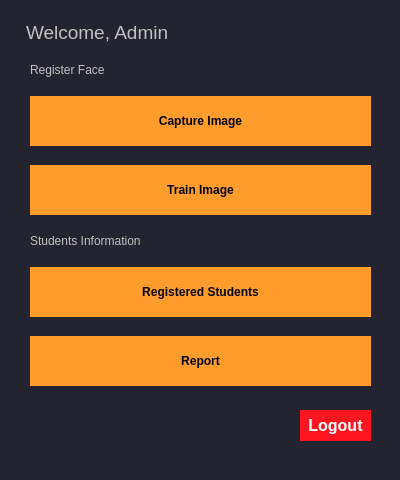
<?xml version="1.0" encoding="UTF-8"?>
<ui version="4.0">
 <class>MainWindow</class>
 <widget class="QMainWindow" name="MainWindow">
  <property name="geometry">
   <rect>
    <x>0</x>
    <y>0</y>
    <width>400</width>
    <height>480</height>
   </rect>
  </property>
  <property name="windowTitle">
   <string>MainWindow</string>
  </property>
  <property name="styleSheet">
   <string notr="true">/*Copyright (c) DevSec Studio. All rights reserved.

MIT License

Permission is hereby granted, free of charge, to any person obtaining a copy
of this software and associated documentation files (the &quot;Software&quot;), to deal
in the Software without restriction, including without limitation the rights
to use, copy, modify, merge, publish, distribute, sublicense, and/or sell
copies of the Software, and to permit persons to whom the Software is
furnished to do so, subject to the following conditions:

The above copyright notice and this permission notice shall be included in all
copies or substantial portions of the Software.

THE SOFTWARE IS PROVIDED *AS IS*, WITHOUT WARRANTY OF ANY KIND, EXPRESS OR
IMPLIED, INCLUDING BUT NOT LIMITED TO THE WARRANTIES OF MERCHANTABILITY,
FITNESS FOR A PARTICULAR PURPOSE AND NONINFRINGEMENT. IN NO EVENT SHALL THE
AUTHORS OR COPYRIGHT HOLDERS BE LIABLE FOR ANY CLAIM, DAMAGES OR OTHER
LIABILITY, WHETHER IN AN ACTION OF CONTRACT, TORT OR OTHERWISE, ARISING FROM,
OUT OF OR IN CONNECTION WITH THE SOFTWARE OR THE USE OR OTHER DEALINGS IN THE SOFTWARE.
*/

/*-----QWidget-----*/
QWidget
{
	background-color: #232430;
	color: #000000;
	border-color: #000000;

}


/*-----QLabel-----*/
QLabel
{
	background-color: #232430;
	color: #c1c1c1;
	border-color: #000000;

}


/*-----QPushButton-----*/
QPushButton
{
	background-color: #ff9c2b;
	color: #000000;
	font-weight: bold;
	border-style: solid;
	border-color: #000000;
	padding: 6px;

}


QPushButton::hover
{
	background-color: #ffaf5d;

}


QPushButton::pressed
{
	background-color: #dd872f;

}


/*-----QToolButton-----*/
QToolButton
{
	background-color: #ff9c2b;
	color: #000000;
	font-weight: bold;
	border-style: solid;
	border-color: #000000;
	padding: 6px;

}


QToolButton::hover
{
	background-color: #ffaf5d;

}


QToolButton::pressed
{
	background-color: #dd872f;

}


/*-----QLineEdit-----*/
QLineEdit
{
	background-color: #38394e;
	color: #c1c1c1;
	border-style: solid;
	border-width: 1px;
	border-color: #4a4c68;

}


/*-----QTableView-----*/
QTableView, 
QHeaderView, 
QTableView::item 
{
	background-color: #232430;
	color: #c1c1c1;
	border: none;

}


QTableView::item:selected 
{ 
    background-color: #41424e;
    color: #c1c1c1;

}


QHeaderView::section:horizontal 
{
    background-color: #232430;
	border: 1px solid #37384d;
	padding: 5px;

}


QTableView::indicator{
	background-color: #1d1d28;
	border: 1px solid #37384d;

}


QTableView::indicator:checked{
	image:url(&quot;./ressources/check.png&quot;); /*To replace*/
	background-color: #1d1d28;

}

/*-----QTabWidget-----*/
QTabWidget::pane 
{ 
    border: none;

}


QTabWidget::tab-bar 
{
    left: 5px; 

}


QTabBar::tab 
{
    color: #c1c1c1;
    min-width: 1px;
	padding-left: 25px;
	margin-left:-22px;
    height: 28px;
	border: none;

}


QTabBar::tab:selected 
{
    color: #c1c1c1;
	font-weight: bold;
    height: 28px;

}


QTabBar::tab:!first 
{
    margin-left: -20px;

}


QTabBar::tab:hover 
{
    color: #DDD;

}


/*-----QScrollBar-----*/
QScrollBar:horizontal 
{
    background-color: transparent;
    height: 8px;
    margin: 0px;
    padding: 0px;

}


QScrollBar::handle:horizontal 
{
    border: none;
	min-width: 100px;
    background-color: #56576c;

}


QScrollBar::add-line:horizontal, 
QScrollBar::sub-line:horizontal,
QScrollBar::add-page:horizontal, 
QScrollBar::sub-page:horizontal 
{
    width: 0px;
    background-color: transparent;

}


QScrollBar:vertical 
{
    background-color: transparent;
    width: 8px;
    margin: 0;

}


QScrollBar::handle:vertical 
{
    border: none;
	min-height: 100px;
    background-color: #56576c;

}


QScrollBar::add-line:vertical, 
QScrollBar::sub-line:vertical,
QScrollBar::add-page:vertical, 
QScrollBar::sub-page:vertical 
{
    height: 0px;
    background-color: transparent;

}
</string>
  </property>
  <widget class="QWidget" name="centralwidget">
   <widget class="QPushButton" name="log_out">
    <property name="geometry">
     <rect>
      <x>300</x>
      <y>410</y>
      <width>71</width>
      <height>31</height>
     </rect>
    </property>
    <property name="font">
     <font>
      <pointsize>12</pointsize>
      <weight>75</weight>
      <bold>true</bold>
     </font>
    </property>
    <property name="styleSheet">
     <string notr="true">background-color:rgb(255, 21, 32);
color: rgb(255, 255, 255);</string>
    </property>
    <property name="text">
     <string>Logout</string>
    </property>
   </widget>
   <widget class="QWidget" name="gridLayoutWidget">
    <property name="geometry">
     <rect>
      <x>30</x>
      <y>50</y>
      <width>341</width>
      <height>351</height>
     </rect>
    </property>
    <layout class="QGridLayout" name="gridLayout">
     <item row="2" column="0">
      <widget class="QPushButton" name="capture_image_button">
       <property name="minimumSize">
        <size>
         <width>250</width>
         <height>50</height>
        </size>
       </property>
       <property name="styleSheet">
        <string notr="true"/>
       </property>
       <property name="text">
        <string>Capture Image</string>
       </property>
      </widget>
     </item>
     <item row="5" column="0">
      <widget class="QPushButton" name="registered_student_button">
       <property name="minimumSize">
        <size>
         <width>250</width>
         <height>50</height>
        </size>
       </property>
       <property name="text">
        <string>Registered Students</string>
       </property>
      </widget>
     </item>
     <item row="1" column="0">
      <widget class="QLabel" name="label_2">
       <property name="sizePolicy">
        <sizepolicy hsizetype="Preferred" vsizetype="Fixed">
         <horstretch>0</horstretch>
         <verstretch>0</verstretch>
        </sizepolicy>
       </property>
       <property name="text">
        <string>Register Face</string>
       </property>
      </widget>
     </item>
     <item row="3" column="0">
      <widget class="QPushButton" name="train_image_button">
       <property name="minimumSize">
        <size>
         <width>250</width>
         <height>50</height>
        </size>
       </property>
       <property name="text">
        <string>Train Image</string>
       </property>
      </widget>
     </item>
     <item row="6" column="0">
      <widget class="QPushButton" name="report_button">
       <property name="minimumSize">
        <size>
         <width>250</width>
         <height>50</height>
        </size>
       </property>
       <property name="styleSheet">
        <string notr="true"/>
       </property>
       <property name="text">
        <string>Report</string>
       </property>
      </widget>
     </item>
     <item row="4" column="0">
      <widget class="QLabel" name="label_3">
       <property name="sizePolicy">
        <sizepolicy hsizetype="Minimum" vsizetype="Fixed">
         <horstretch>0</horstretch>
         <verstretch>0</verstretch>
        </sizepolicy>
       </property>
       <property name="minimumSize">
        <size>
         <width>0</width>
         <height>10</height>
        </size>
       </property>
       <property name="text">
        <string>Students Information</string>
       </property>
      </widget>
     </item>
    </layout>
   </widget>
   <widget class="QLabel" name="label">
    <property name="geometry">
     <rect>
      <x>26</x>
      <y>12</y>
      <width>271</width>
      <height>41</height>
     </rect>
    </property>
    <property name="sizePolicy">
     <sizepolicy hsizetype="Fixed" vsizetype="Fixed">
      <horstretch>0</horstretch>
      <verstretch>0</verstretch>
     </sizepolicy>
    </property>
    <property name="font">
     <font>
      <pointsize>14</pointsize>
     </font>
    </property>
    <property name="text">
     <string>Welcome, Admin</string>
    </property>
   </widget>
   <zorder>gridLayoutWidget</zorder>
   <zorder>gridLayoutWidget_2</zorder>
   <zorder>gridLayoutWidget</zorder>
   <zorder>log_out</zorder>
   <zorder>label</zorder>
  </widget>
  <widget class="QMenuBar" name="menubar">
   <property name="geometry">
    <rect>
     <x>0</x>
     <y>0</y>
     <width>400</width>
     <height>21</height>
    </rect>
   </property>
  </widget>
 </widget>
 <resources/>
 <connections/>
</ui>
